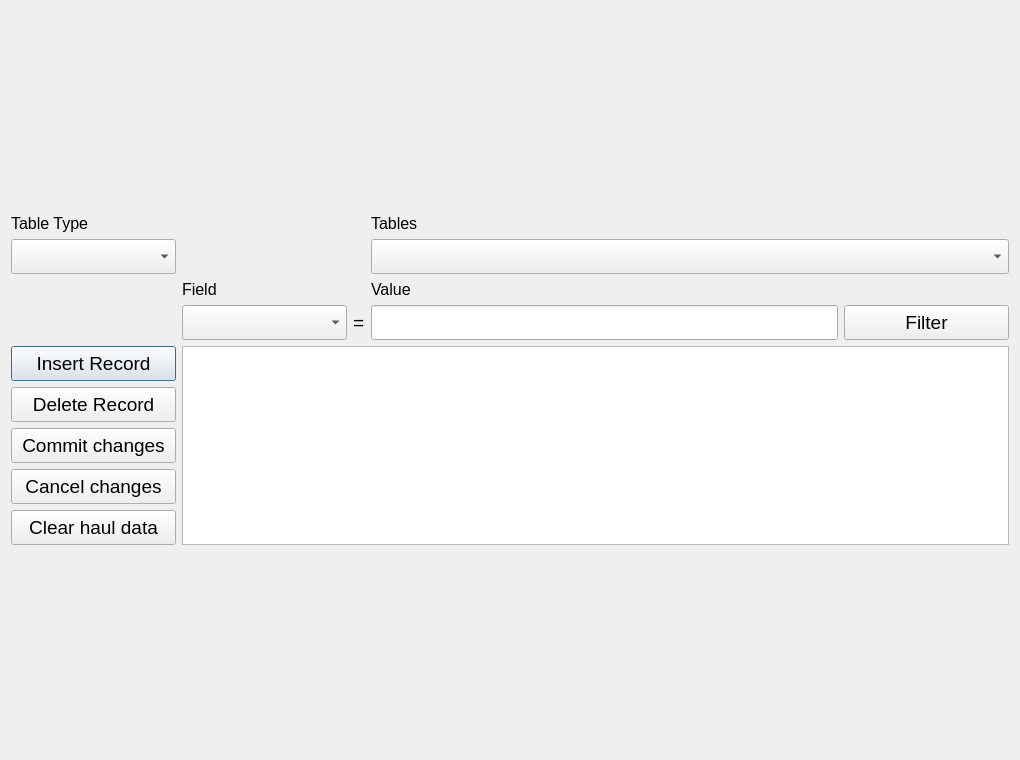
<?xml version="1.0" encoding="UTF-8"?>
<ui version="4.0">
 <class>clamsEdit</class>
 <widget class="QDialog" name="clamsEdit">
  <property name="geometry">
   <rect>
    <x>0</x>
    <y>0</y>
    <width>1020</width>
    <height>760</height>
   </rect>
  </property>
  <property name="windowTitle">
   <string>CLAMS Data Editor</string>
  </property>
  <layout class="QVBoxLayout" name="verticalLayout">
   <item>
    <layout class="QGridLayout" name="gridLayout">
     <item row="1" column="4" colspan="2">
      <widget class="QComboBox" name="tableBox">
       <property name="minimumSize">
        <size>
         <width>165</width>
         <height>35</height>
        </size>
       </property>
       <property name="font">
        <font>
         <pointsize>12</pointsize>
        </font>
       </property>
      </widget>
     </item>
     <item row="5" column="0">
      <widget class="QPushButton" name="insertBtn">
       <property name="minimumSize">
        <size>
         <width>165</width>
         <height>35</height>
        </size>
       </property>
       <property name="font">
        <font>
         <pointsize>14</pointsize>
        </font>
       </property>
       <property name="text">
        <string>Insert Record</string>
       </property>
      </widget>
     </item>
     <item row="0" column="4">
      <widget class="QLabel" name="label_4">
       <property name="sizePolicy">
        <sizepolicy hsizetype="Preferred" vsizetype="Fixed">
         <horstretch>0</horstretch>
         <verstretch>0</verstretch>
        </sizepolicy>
       </property>
       <property name="font">
        <font>
         <pointsize>12</pointsize>
        </font>
       </property>
       <property name="text">
        <string>Tables</string>
       </property>
      </widget>
     </item>
     <item row="0" column="0">
      <widget class="QLabel" name="label_5">
       <property name="font">
        <font>
         <pointsize>12</pointsize>
        </font>
       </property>
       <property name="text">
        <string>Table Type</string>
       </property>
      </widget>
     </item>
     <item row="9" column="0">
      <widget class="QPushButton" name="clearHaulBtn">
       <property name="minimumSize">
        <size>
         <width>165</width>
         <height>35</height>
        </size>
       </property>
       <property name="font">
        <font>
         <pointsize>14</pointsize>
        </font>
       </property>
       <property name="text">
        <string>Clear haul data</string>
       </property>
      </widget>
     </item>
     <item row="1" column="0">
      <widget class="QComboBox" name="tableTypeBox">
       <property name="minimumSize">
        <size>
         <width>165</width>
         <height>35</height>
        </size>
       </property>
       <property name="font">
        <font>
         <pointsize>12</pointsize>
        </font>
       </property>
      </widget>
     </item>
     <item row="4" column="5">
      <widget class="QPushButton" name="filterBtn">
       <property name="minimumSize">
        <size>
         <width>165</width>
         <height>35</height>
        </size>
       </property>
       <property name="font">
        <font>
         <pointsize>14</pointsize>
        </font>
       </property>
       <property name="text">
        <string>Filter</string>
       </property>
      </widget>
     </item>
     <item row="4" column="4">
      <widget class="QLineEdit" name="valueEdit">
       <property name="minimumSize">
        <size>
         <width>165</width>
         <height>35</height>
        </size>
       </property>
       <property name="font">
        <font>
         <pointsize>12</pointsize>
        </font>
       </property>
      </widget>
     </item>
     <item row="3" column="4">
      <widget class="QLabel" name="label_7">
       <property name="font">
        <font>
         <pointsize>12</pointsize>
        </font>
       </property>
       <property name="text">
        <string>Value</string>
       </property>
      </widget>
     </item>
     <item row="6" column="0">
      <widget class="QPushButton" name="deleteBtn">
       <property name="minimumSize">
        <size>
         <width>165</width>
         <height>35</height>
        </size>
       </property>
       <property name="font">
        <font>
         <pointsize>14</pointsize>
        </font>
       </property>
       <property name="text">
        <string>Delete Record</string>
       </property>
      </widget>
     </item>
     <item row="7" column="0">
      <widget class="QPushButton" name="commitBtn">
       <property name="minimumSize">
        <size>
         <width>165</width>
         <height>35</height>
        </size>
       </property>
       <property name="font">
        <font>
         <pointsize>14</pointsize>
        </font>
       </property>
       <property name="text">
        <string>Commit changes</string>
       </property>
      </widget>
     </item>
     <item row="8" column="0">
      <widget class="QPushButton" name="cancelBtn">
       <property name="minimumSize">
        <size>
         <width>165</width>
         <height>35</height>
        </size>
       </property>
       <property name="font">
        <font>
         <pointsize>14</pointsize>
        </font>
       </property>
       <property name="text">
        <string>Cancel changes</string>
       </property>
      </widget>
     </item>
     <item row="4" column="2">
      <widget class="QComboBox" name="fieldBox">
       <property name="minimumSize">
        <size>
         <width>165</width>
         <height>35</height>
        </size>
       </property>
       <property name="font">
        <font>
         <pointsize>12</pointsize>
        </font>
       </property>
      </widget>
     </item>
     <item row="4" column="3">
      <widget class="QLabel" name="label">
       <property name="font">
        <font>
         <pointsize>14</pointsize>
        </font>
       </property>
       <property name="text">
        <string>=</string>
       </property>
      </widget>
     </item>
     <item row="3" column="2">
      <widget class="QLabel" name="label_6">
       <property name="sizePolicy">
        <sizepolicy hsizetype="Preferred" vsizetype="Fixed">
         <horstretch>0</horstretch>
         <verstretch>0</verstretch>
        </sizepolicy>
       </property>
       <property name="font">
        <font>
         <pointsize>12</pointsize>
        </font>
       </property>
       <property name="text">
        <string>Field</string>
       </property>
      </widget>
     </item>
     <item row="5" column="2" rowspan="5" colspan="4">
      <widget class="QTableView" name="dataView"/>
     </item>
    </layout>
   </item>
  </layout>
 </widget>
 <resources/>
 <connections/>
</ui>
